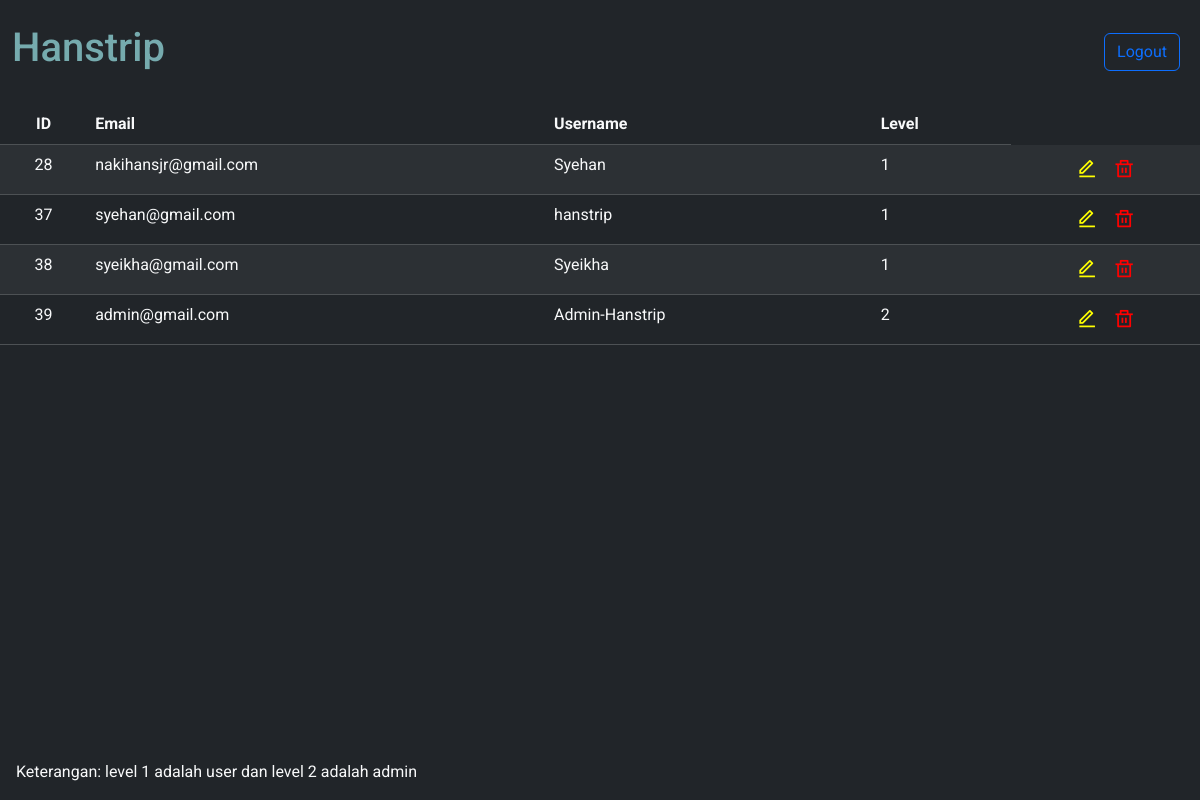
The page /admin.php (signed in) on the database its author committed.
### tables this page shows
CREATE TABLE `user` (
  `id` int NOT NULL,
  `email` varchar(100) NOT NULL,
  `username` varchar(100) NOT NULL,
  `password` varchar(100) NOT NULL,
  `level` int NOT NULL
);

### admin.php (the view, shortened to what this page needs)
<!DOCTYPE html>
<html lang="en">
<head>
    <link href="https://cdn.jsdelivr.net/npm/bootstrap@5.3.3/dist/css/bootstrap.min.css" rel="stylesheet">
    <link href="https://cdn.jsdelivr.net/npm/remixicon@2.5.0/fonts/remixicon.css" rel="stylesheet">
</head>
<body class="bg-dark">
<nav class="navbar navbar-expand-lg navbar-light py-4">
	<div class="container-fluid">
			<h1>Hanstrip</h1>
		<div class="collapse navbar-collapse" id="nav_lc">
			<div class="ms-lg-auto logout"><a class="btn btn-outline-primary me-2" href="logikalogout.php">Logout</a></div>
		</div>
	</div>
</nav>
    <p class="keterangan text-light">Keterangan: level 1 adalah user dan level 2 adalah admin</p>
    <div class="table-responsive">
        <table class="table table-striped table-dark">
            <thead>
                <tr>
                    <th class="text-center id fw-bold text-light bg-dark">ID</th>
                    <th class="fw-bold text-light bg-dark">Email</th>
                    <th class="fw-bold text-light bg-dark">Username</th>
                    <th class="fw-bold text-light bg-dark">Level</th>
                </tr>
            </thead>
            <tbody>
                <?php
                    include "koneksi.php";
                    $query = "SELECT * FROM user";
                    $result = mysqli_query($con, $query);
                    while ($row = mysqli_fetch_assoc($result)) {
                        echo "<tr>";
                        echo "<td class='text-center id text-light bg-dark'>" . $row['id'] . "</td>";
                        echo "<td class='text-light bg-dark'>" . $row['email'] . "</td>";
                        echo "<td class='text-light bg-dark'>" . $row['username'] . "</td>";
                        echo "<td class='text-light bg-dark'>" . $row['level'] . "</td>";
                        echo "<td class='text-center text-light bg-dark'><a href='edit_user.php?id=" . $row['id'] . "'><i class='ri-edit-line'></i></a><a href='delete_user.php?id=" . $row['id'] . "'><i class='ri-delete-bin-line'></i></a></td>";
                        echo "</tr>";
                    }
                ?>
            </tbody>
        </table>
    </div>
</body>
</html>

### admin.php (style rules this page uses)
* { margin: 0; padding: 0; font-family: "Roboto", sans-serif; }
.ri-delete-bin-line { color: red; font-size: 1.3rem; }
.ri-edit-line { color: yellow; font-size: 1.3rem; margin-right: 1rem; }
a { text-decoration: none; }
h1 { color: #76ABAE; }
.keterangan { position: absolute; bottom: 0; left: 1rem; }

### rows shown on the page
user: id "28", email "nakihansjr@gmail.com", username "Syehan", level "1"
user: id "37", email "syehan@gmail.com", username "hanstrip", level "1"
user: id "38", email "syeikha@gmail.com", username "Syeikha", level "1"
user: id "39", email "admin@gmail.com", username "Admin-Hanstrip", level "2"
